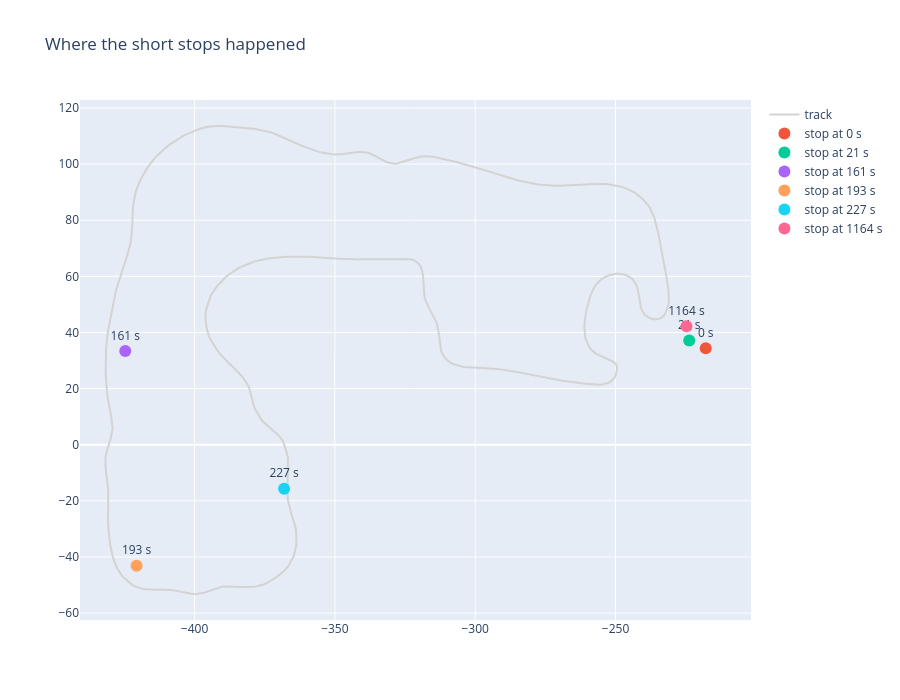

The cell this chart's notebook holds for it:
### Markdown cell above
investigate why there are three ~15s stops

### Code cell
import plotly.graph_objects as go
from src.config import PIT_MIN_S
from src.loader import load, load_centerline

cl = load_centerline()
pos = load("vehicle_position")
stops = standstill_windows[standstill_windows["duration_s"] < PIT_MIN_S]

fig = go.Figure()
fig.add_trace(go.Scatter(x=cl["x"], y=cl["y"], mode="lines",
                         line=dict(color="lightgray"), name="track"))

for i, w in stops.iterrows():
    p = pos[(pos["t_s"] >= w["start_s"]) & (pos["t_s"] <= w["end_s"])]
    if p.empty:  
        continue
    fig.add_trace(go.Scatter(
        x=[p["x"].mean()], y=[p["y"].mean()], mode="markers+text",
        marker=dict(size=12), text=[f"{w['start_s']:.0f} s"],
        textposition="top center", name=f"stop at {w['start_s']:.0f} s",
    ))

fig.update_yaxes(scaleanchor="x", scaleratio=1)
fig.update_layout(title="Where the short stops happened", height=700)
fig.show()

### Figure 1 — Plotly figure (JSON) as saved in the notebook; plotly's stock layout.template omitted (floating-point values rounded to 4 significant figures; data arrays with more than 128 entries replaced by an {"elided": "..."} marker saying what was removed)
{"data": [{"line": {"color": "lightgray"}, "mode": "lines", "name": "track", "type": "scatter", "x": {"elided": "806 float values"}, "y": {"elided": "806 float values"}}, {"marker": {"size": 12}, "mode": "markers+text", "name": "stop at 0 s", "text": ["0 s"], "textposition": "top center", "type": "scatter", "x": [-217.9], "y": [34.36]}, {"marker": {"size": 12}, "mode": "markers+text", "name": "stop at 21 s", "text": ["21 s"], "textposition": "top center", "type": "scatter", "x": [-223.7], "y": [37.14]}, {"marker": {"size": 12}, "mode": "markers+text", "name": "stop at 161 s", "text": ["161 s"], "textposition": "top center", "type": "scatter", "x": [-424.7], "y": [33.35]}, {"marker": {"size": 12}, "mode": "markers+text", "name": "stop at 193 s", "text": ["193 s"], "textposition": "top center", "type": "scatter", "x": [-420.6], "y": [-43.11]}, {"marker": {"size": 12}, "mode": "markers+text", "name": "stop at 227 s", "text": ["227 s"], "textposition": "top center", "type": "scatter", "x": [-368.1], "y": [-15.69]}, {"marker": {"size": 12}, "mode": "markers+text", "name": "stop at 1164 s", "text": ["1164 s"], "textposition": "top center", "type": "scatter", "x": [-224.7], "y": [42.22]}], "layout": {"height": 700, "title": {"text": "Where the short stops happened"}, "yaxis": {"scaleanchor": "x", "scaleratio": 1}}}
